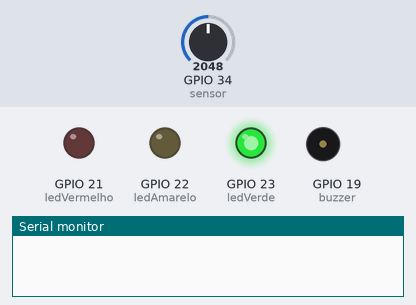
Bench run of a sketch on a simulated ESP32. Parts: output pins drawn as LEDs (lit = HIGH), buzzer (waves = sounding), the last lines printed to the serial monitor. The test bench sets the inputs (shaded band); at power-on: GPIO 34 (sensor) = 2048.

Above: at 1.5 s.
At 4.5 s:
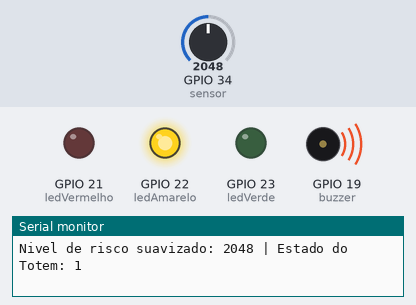
At 7.5 s:
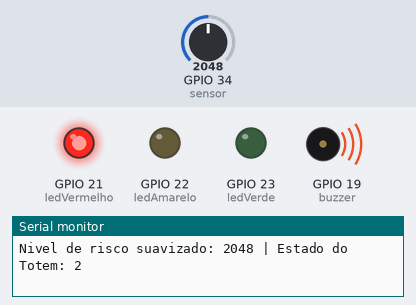
Timing chart, 0 to 11.7 s (numbered marks = the images above):
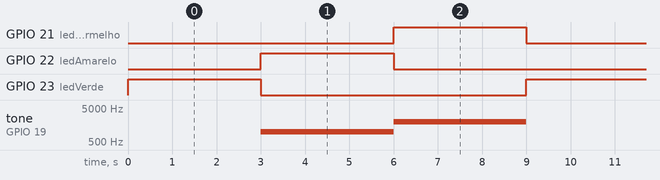

Measured:
- by itself, GPIO 21 (ledVermelho), GPIO 22 (ledAmarelo), GPIO 23 (ledVerde): alternates HIGH for 3.0 s and LOW for 6.0 s
- by itself, tone on GPIO 19 (buzzer): repeats every 9.0 s: 2000 Hz 3.0 s, silent 3.0 s, 1000 Hz 3.0 s

The sketch:

sketch.ino
```cpp
const int ledVerde = 23;
const int ledAmarelo = 22;
const int ledVermelho = 21;
const int buzzer = 19;
const int sensor = 34;

unsigned long tempoAnterior = 0;
int estadoAtual = 0;
const long intervalo = 3000;

void setup() {
  pinMode(ledVerde, OUTPUT);
  pinMode(ledAmarelo, OUTPUT);
  pinMode(ledVermelho, OUTPUT);
  pinMode(buzzer, OUTPUT);
  Serial.begin(115200);
}

void loop() {
  int soma = 0;
  for(int i = 0; i < 5; i++) {
    soma += analogRead(sensor);
  }
  int leituraSuavizada = soma / 5;

  unsigned long tempoAtual = millis();

  if (tempoAtual - tempoAnterior >= intervalo) {
    tempoAnterior = tempoAtual;
    estadoAtual = (estadoAtual + 1) % 3;
    Serial.print("Nivel de risco suavizado: ");
    Serial.print(leituraSuavizada);
    Serial.print(" | Estado do Totem: ");
    Serial.println(estadoAtual);
  }

  if (estadoAtual == 0) {
    digitalWrite(ledVerde, HIGH);
    digitalWrite(ledAmarelo, LOW);
    digitalWrite(ledVermelho, LOW);
    noTone(buzzer);
  }
  else if (estadoAtual == 1) {
    digitalWrite(ledVerde, LOW);
    digitalWrite(ledAmarelo, HIGH);
    digitalWrite(ledVermelho, LOW);
    tone(buzzer, 1000, 200);
  }
  else if (estadoAtual == 2) {
    digitalWrite(ledVerde, LOW);
    digitalWrite(ledAmarelo, LOW);
    digitalWrite(ledVermelho, HIGH);
    tone(buzzer, 2000, 500);
  }
}
```
